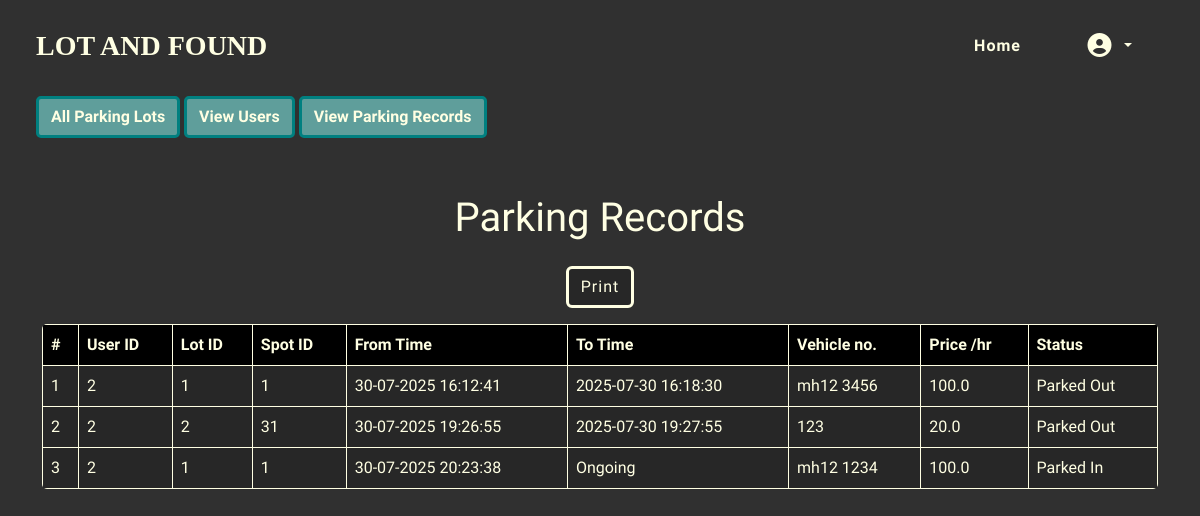
Before: /admin/view-parking-records (signed in) with the older database file.
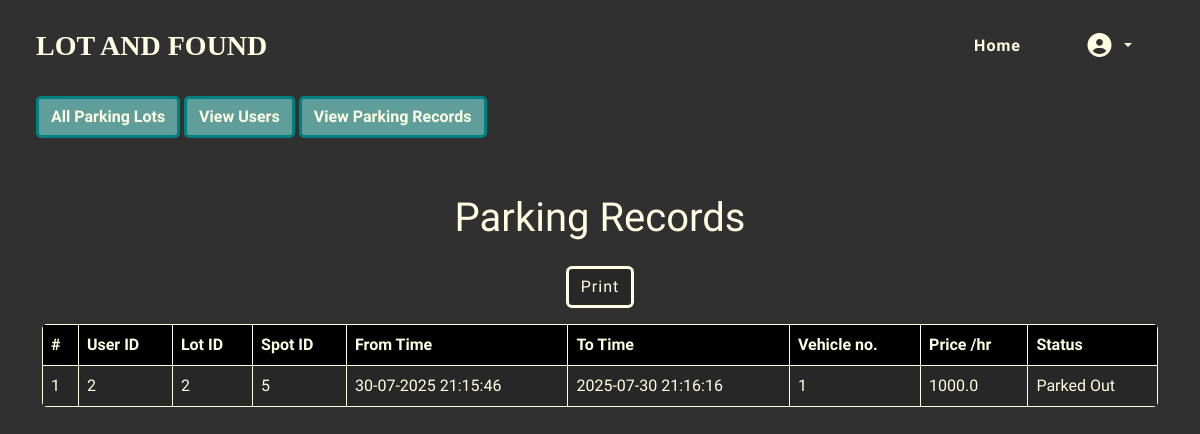
After: the same page with the newer database file.
### models.py (models this page shows)
class Reserve(db.Model):
    __tablename__ = 'reserve'
    reserve_id = db.Column(db.Integer, primary_key=True)
    user_id = db.Column(db.Integer, db.ForeignKey('user.user_id'), nullable=False)
    lot_id = db.Column(db.Integer, db.ForeignKey('lot.lot_id'), nullable=False)
    spot_id = db.Column(db.Integer, db.ForeignKey('spot.spot_id'), nullable=False)
    start_time = db.Column(db.DateTime,nullable=False, default=datetime.now)
    end_time = db.Column(db.DateTime, nullable=True)
    price_per_hr = db.Column(db.Double, nullable=False)
    vehicle_num = db.Column(db.String(15), nullable=False)
    is_ongoing = db.Column(db.Boolean, nullable = False, default = True)

### routes.py (the view)
@app.route('/admin/view-parking-records')
@admin_required
def admin_view_parking():
    records = Reserve.query.all()
    return render_template("admin/admin_summary.html", records = records)

### routes.py (called while the page is built)
def admin_required(func):
    @wraps(func)
    def inner(*args, **kwargs):
        if 'user_id' not in session:
            flash("Please login first","warning")
            return redirect(url_for('login'))
        user = User.query.get(session['user_id'])
        if not user:
            return redirect(url_for('logout'))
        if user.is_admin == False:
            flash("You are not allowed to access this page","warning")
            return redirect(url_for('home'))
        return func(*args, **kwargs)
    return inner

### templates/admin/admin_summary.html (shortened to what this page needs)
{% extends "base.html" %}
{% block content %}
{% include "admin/admin_nav.html" with context %}
<div class="container my-5">
<h1 class="display-6 my-display my-4">Parking Records</h1>
<button class="btn my-btn-alt d-flex justify-content-center m-3" style="justify-self: center;" onclick="window.print();">Print</button>
<table class="table my-table table-hover">
  <thead>
    <tr>
      <th scope="col">#</th>
      <th scope="col">User ID</th>
      <th scope="col">Lot ID</th>
      <th scope="col">Spot ID</th>
      <th scope="col">From Time</th>
      <th scope="col">To Time</th>
      <th scope="col">Vehicle no.</th>
      <th scope="col">Price /hr</th>
      <th scope="col">Status</th>
    </tr>
  </thead>
  <tbody>
    {% for record in records%}
    <tr>
      <td scope="row">{{record.reserve_id}}</td>
      <td>{{record.user_id}}</td>
      <td>{{record.lot_id}}</td>
      <td>{{record.spot_id}}</td>
      <td>{{record.start_time.strftime('%d-%m-%Y %H:%M:%S')}}</td>
      <td>
         {%if record.end_time == None %}
          Ongoing
        {% else %}
          {{record.end_time}}
        {% endif %}
      </td>
      <td>{{record.vehicle_num}}</td>
      <td>{{record.price_per_hr}}</td>
      <td>
        {%if record.is_ongoing %}
          Parked In
        {% else %}
          Parked Out
        {% endif %}
      </td>
    </tr>
   {% endfor %}
  </tbody>
</table>
</div>
{% endblock %}

Changed rows visible on the page:
removed Reserve: reserve_id "2", user_id "2", lot_id "2", spot_id "31", start_time "30-07-2025 19:26:55", end_time "2025-07-30 19:27:55", vehicle_num "123", price_per_hr "20.0", is_ongoing "Parked Out"
removed Reserve: reserve_id "3", user_id "2", lot_id "1", spot_id "1", start_time "30-07-2025 20:23:38", shows "Ongoing", vehicle_num "mh12 1234", price_per_hr "100.0", is_ongoing "Parked In"
changed Reserve id 1: lot_id "1" → "2"; spot_id "1" → "5"; start_time "30-07-2025 16:12:41" → "30-07-2025 21:15:46"; end_time "2025-07-30 16:18:30" → "2025-07-30 21:16:16"; vehicle_num "mh12 3456" → "1"; price_per_hr "100.0" → "1000.0"
